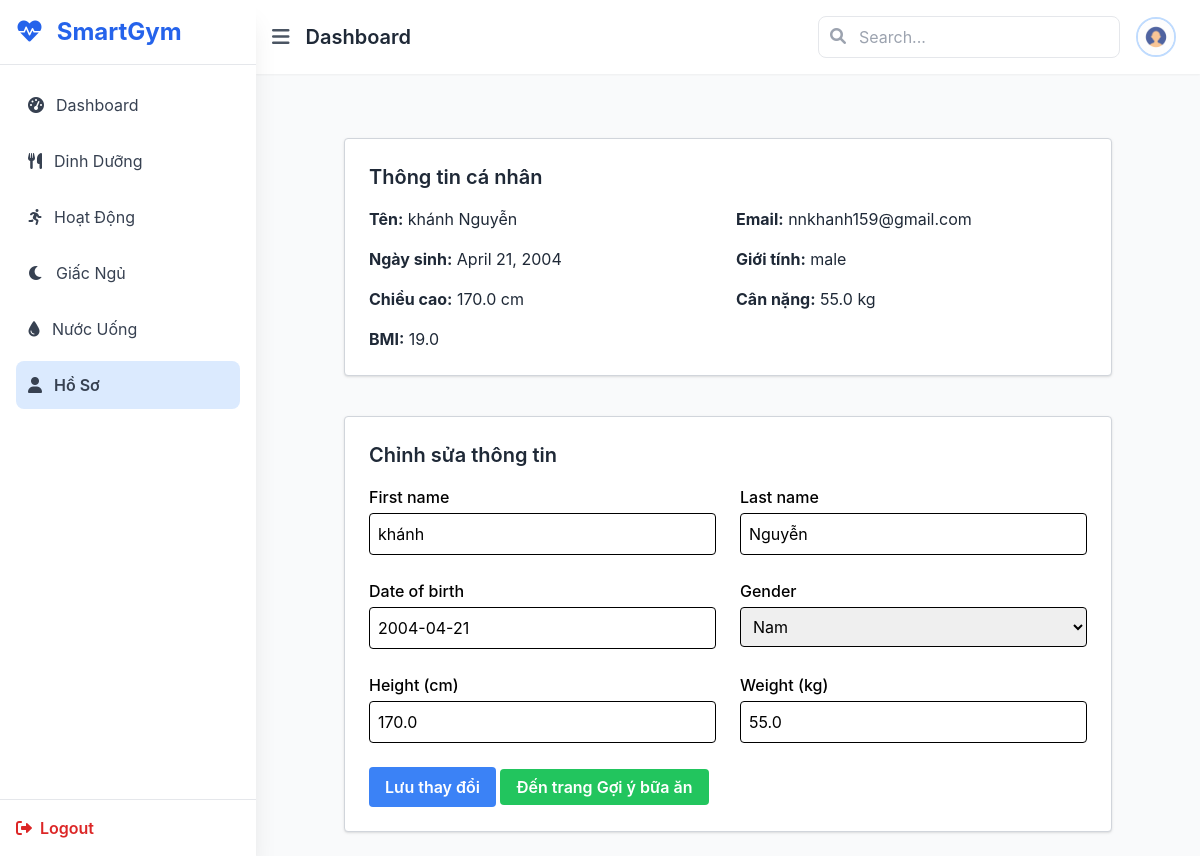
Screenshot of /profile/ (signed in) with the database file from the repository.
### accounts/models.py (models this page shows)
class User(AbstractUser):
    email = models.EmailField(unique=True)
    USERNAME_FIELD = 'email'
    REQUIRED_FIELDS = ['username']
    date_of_birth = models.DateField(null=True, blank=True)
    height_cm = models.FloatField(null=True, blank=True)
    weight_kg = models.FloatField(null=True, blank=True)
    last_weight_update = models.DateField(null=True, blank=True)  #  Cho phép giá trị rỗng (NULL)
    gender = models.CharField(
        max_length=10,
        choices=[('male', 'Nam'), ('female', 'Nữ')],
        null=True,
        blank=True
    )
    @property
    def bmi(self):
        if self.height_cm and self.weight_kg:
            height_m = self.height_cm / 100
            return round(self.weight_kg / (height_m ** 2), 1)
        return None

### main/views.py (the view)
# urls.py: path('profile/', views.profile, name='profile'),
@login_required
def profile(request):
    user = request.user
    if request.method == 'POST':
        form = UserProfileForm(request.POST, instance=user)
        if form.is_valid():
            form.save()
            return redirect('profile')
    else:
        form = UserProfileForm(instance=user)
    return render(request, 'main/profile.html', {
        'form': form,
        'user': user
    })

### accounts/forms.py
class UserProfileForm(forms.ModelForm):
    class Meta:
        model = User
        fields = ['first_name', 'last_name', 'date_of_birth', 'gender', 'height_cm', 'weight_kg']

### main/templatetags/form_filters.py (called while the page is built)
@register.filter(name='add_class')
def add_class(field, css_class):
    try:
        return field.as_widget(attrs={"class": css_class})
    except AttributeError:
        return field  # fallback nếu field không có .as_widget

### main/templates/main/profile.html (shortened to what this page needs)
{% extends 'main/base.html' %}
{% load form_filters %}
{% block content %}
<div class="max-w-3xl mx-auto mt-10 space-y-10">
    <div class="bg-white border border-gray-300 rounded px-6 py-6 shadow">
        <h2 class="text-xl font-semibold text-gray-800 mb-4">Thông tin cá nhân</h2>
        <div class="grid grid-cols-1 md:grid-cols-2 gap-4 text-gray-800">
            <p><strong>Tên:</strong> {{ user.get_full_name }}</p>
            <p><strong>Email:</strong> {{ user.email }}</p>
            <p><strong>Ngày sinh:</strong> {{ user.date_of_birth }}</p>
            <p><strong>Giới tính:</strong> {{ user.gender }}</p>
            <p><strong>Chiều cao:</strong> {{ user.height_cm }} cm</p>
            <p><strong>Cân nặng:</strong> {{ user.weight_kg }} kg</p>
            <p><strong>BMI:</strong> {{ user.bmi }}</p>
        </div>
    </div>
    <div class="bg-white border border-gray-300 rounded px-6 py-6 shadow">
        <h2 class="text-xl font-semibold text-gray-800 mb-4">Chỉnh sửa thông tin</h2>
        <form method="POST">
            <div class="grid grid-cols-1 md:grid-cols-2 gap-6">
                <div>
                    <label class="block font-medium mb-1">First name</label>
                    {{ form.first_name|add_class:"w-full p-2 border border-black rounded" }}
                </div>
                <div>
                    <label class="block font-medium mb-1">Last name</label>
                    {{ form.last_name|add_class:"w-full p-2 border border-black rounded" }}
                </div>
                <div>
                    <label class="block font-medium mb-1">Date of birth</label>
                    {{ form.date_of_birth|add_class:"w-full p-2 border border-black rounded" }}
                </div>
                <div>
                    <label class="block font-medium mb-1">Gender</label>
                    {{ form.gender|add_class:"w-full p-2 border border-black rounded" }}
                </div>
                <div>
                    <label class="block font-medium mb-1">Height (cm)</label>
                    {{ form.height_cm|add_class:"w-full p-2 border border-black rounded" }}
                </div>
                <div>
                    <label class="block font-medium mb-1">Weight (kg)</label>
                    {{ form.weight_kg|add_class:"w-full p-2 border border-black rounded" }}
                </div>
            </div>
            <div class="mt-6">
                <button type="submit" class="bg-blue-500 hover:bg-blue-600 text-white font-semibold py-2 px-4 rounded">
                    Lưu thay đổi
                </button>
                <a href="{% url 'generate_meal_plan' %}" class="bg-green-500 hover:bg-green-600 text-white font-semibold py-2 px-4 rounded text-center">
                    Đến trang Gợi ý bữa ăn
                </a>
            </div>
        </form>
    </div>
</div>
{% endblock %}

### main/static/css/styles.css (style rules this page uses)
body { font-family: "Inter", sans-serif; }

### rows the page displays
User: get_full_name "khánh Nguyễn", email "nnkhanh159@gmail.com", date_of_birth "April 21, 2004", gender "male", height_cm "170.0", weight_kg "55.0", bmi "19.0", first_name "khánh", last_name "Nguyễn", date_of_birth "2004-04-21", gender "Nam"
